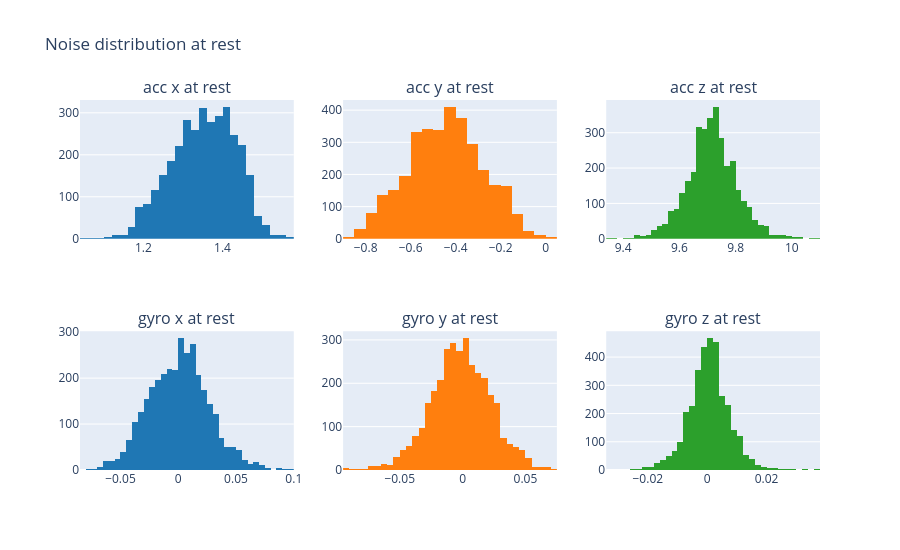

Notebook code for this chart:
### Code cell
# Distribution of the values at rest, per axis.
# Narrow bell shape = pure sensor noise, wide or multiple humps = real motion (breathing, heartbeat, hand).
titles = [f"acc {axis} at rest" for axis in "xyz"] + [f"gyro {axis} at rest" for axis in "xyz"]
fig = make_subplots(rows=2, cols=3, subplot_titles=titles)
for i, axis in enumerate("xyz"):
    fig.add_trace(go.Histogram(x=acc_still[:, i], nbinsx=40, marker_color=COLORS[axis]), row=1, col=i + 1)
    fig.add_trace(go.Histogram(x=gyr_still[:, i], nbinsx=40, marker_color=COLORS[axis]), row=2, col=i + 1)
fig.update_layout(height=550, showlegend=False, title="Noise distribution at rest")
fig.show()

### Figure 1 — Plotly figure (JSON) as saved in the notebook; plotly's stock layout.template omitted (floating-point values rounded to 4 significant figures; data arrays with more than 128 entries replaced by an {"elided": "..."} marker saying what was removed)
{"data": [{"marker": {"color": "#1f77b4"}, "nbinsx": 40, "type": "histogram", "x": {"elided": "3348 float values"}, "xaxis": "x", "yaxis": "y"}, {"marker": {"color": "#1f77b4"}, "nbinsx": 40, "type": "histogram", "x": {"elided": "3348 float values"}, "xaxis": "x4", "yaxis": "y4"}, {"marker": {"color": "#ff7f0e"}, "nbinsx": 40, "type": "histogram", "x": {"elided": "3348 float values"}, "xaxis": "x2", "yaxis": "y2"}, {"marker": {"color": "#ff7f0e"}, "nbinsx": 40, "type": "histogram", "x": {"elided": "3348 float values"}, "xaxis": "x5", "yaxis": "y5"}, {"marker": {"color": "#2ca02c"}, "nbinsx": 40, "type": "histogram", "x": {"elided": "3348 float values"}, "xaxis": "x3", "yaxis": "y3"}, {"marker": {"color": "#2ca02c"}, "nbinsx": 40, "type": "histogram", "x": {"elided": "3348 float values"}, "xaxis": "x6", "yaxis": "y6"}], "layout": {"annotations": [{"font": {"size": 16}, "showarrow": false, "text": "acc x at rest", "x": 0.1444, "xanchor": "center", "xref": "paper", "y": 1, "yanchor": "bottom", "yref": "paper"}, {"font": {"size": 16}, "showarrow": false, "text": "acc y at rest", "x": 0.5, "xanchor": "center", "xref": "paper", "y": 1, "yanchor": "bottom", "yref": "paper"}, {"font": {"size": 16}, "showarrow": false, "text": "acc z at rest", "x": 0.8556, "xanchor": "center", "xref": "paper", "y": 1, "yanchor": "bottom", "yref": "paper"}, {"font": {"size": 16}, "showarrow": false, "text": "gyro x at rest", "x": 0.1444, "xanchor": "center", "xref": "paper", "y": 0.375, "yanchor": "bottom", "yref": "paper"}, {"font": {"size": 16}, "showarrow": false, "text": "gyro y at rest", "x": 0.5, "xanchor": "center", "xref": "paper", "y": 0.375, "yanchor": "bottom", "yref": "paper"}, {"font": {"size": 16}, "showarrow": false, "text": "gyro z at rest", "x": 0.8556, "xanchor": "center", "xref": "paper", "y": 0.375, "yanchor": "bottom", "yref": "paper"}], "height": 550, "showlegend": false, "title": {"text": "Noise distribution at rest"}, "xaxis": {"anchor": "y", "domain": [0, 0.2889]}, "xaxis2": {"anchor": "y2", "domain": [0.3556, 0.6444]}, "xaxis3": {"anchor": "y3", "domain": [0.7111, 1]}, "xaxis4": {"anchor": "y4", "domain": [0, 0.2889]}, "xaxis5": {"anchor": "y5", "domain": [0.3556, 0.6444]}, "xaxis6": {"anchor": "y6", "domain": [0.7111, 1]}, "yaxis": {"anchor": "x", "domain": [0.625, 1]}, "yaxis2": {"anchor": "x2", "domain": [0.625, 1]}, "yaxis3": {"anchor": "x3", "domain": [0.625, 1]}, "yaxis4": {"anchor": "x4", "domain": [0, 0.375]}, "yaxis5": {"anchor": "x5", "domain": [0, 0.375]}, "yaxis6": {"anchor": "x6", "domain": [0, 0.375]}}}
